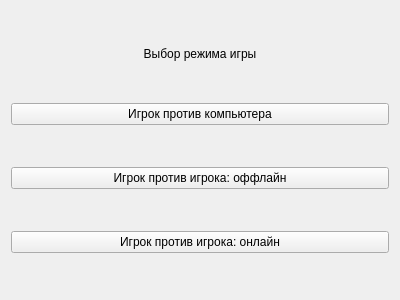
<?xml version="1.0" encoding="UTF-8"?>
<ui version="4.0">
 <class>GameModesMenuWindow</class>
 <widget class="QWidget" name="GameModesMenuWindow">
  <property name="geometry">
   <rect>
    <x>0</x>
    <y>0</y>
    <width>400</width>
    <height>300</height>
   </rect>
  </property>
  <property name="windowTitle">
   <string>Form</string>
  </property>
  <layout class="QVBoxLayout" name="verticalLayout">
   <item>
    <widget class="QLabel" name="label">
     <property name="sizePolicy">
      <sizepolicy hsizetype="Preferred" vsizetype="Fixed">
       <horstretch>0</horstretch>
       <verstretch>0</verstretch>
      </sizepolicy>
     </property>
     <property name="text">
      <string>Выбор режима игры</string>
     </property>
     <property name="alignment">
      <set>Qt::AlignmentFlag::AlignCenter</set>
     </property>
     <property name="margin">
      <number>10</number>
     </property>
    </widget>
   </item>
   <item>
    <widget class="QPushButton" name="btnPVsC">
     <property name="text">
      <string>Игрок против компьютера</string>
     </property>
    </widget>
   </item>
   <item>
    <widget class="QPushButton" name="btnPVsPOfflane">
     <property name="text">
      <string>Игрок против игрока: оффлайн</string>
     </property>
    </widget>
   </item>
   <item>
    <widget class="QPushButton" name="btnPVsPOnline">
     <property name="text">
      <string>Игрок против игрока: онлайн</string>
     </property>
    </widget>
   </item>
  </layout>
 </widget>
 <resources/>
 <connections/>
</ui>
